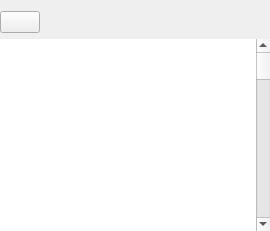
     <widget class="QWidget" name="tab_7">
      <attribute name="icon">
       <iconset theme="system-run">
        <normaloff>../../../../../../../../../../../../../../../../../../../../../../../../../../../../../../../../../../../../../../../../../../../../../../../../../../../../../../../../.designer/backup</normaloff>../../../../../../../../../../../../../../../../../../../../../../../../../../../../../../../../../../../../../../../../../../../../../../../../../../../../../../../../.designer/backup</iconset>
      </attribute>
      <attribute name="title">
       <string>Applications</string>
      </attribute>
      <layout class="QVBoxLayout" name="verticalLayout_4">
       <property name="leftMargin">
        <number>0</number>
       </property>
       <property name="rightMargin">
        <number>0</number>
       </property>
       <property name="bottomMargin">
        <number>0</number>
       </property>
       <item>
        <layout class="QHBoxLayout" name="procsToolbar">
         <item>
          <widget class="QPushButton" name="cmdProcsBack">
           <property name="enabled">
            <bool>true</bool>
           </property>
           <property name="text">
            <string/>
           </property>
           <property name="icon">
            <iconset theme="go-previous">
             <normaloff>../../../../../../../../../../../../../../../../../../../../../../../../../../../../../../../../../../../../../../../../../../../../../../../../../../../../../../../../../../../../../../../../../../../../../../../../../../.designer/backup</normaloff>../../../../../../../../../../../../../../../../../../../../../../../../../../../../../../../../../../../../../../../../../../../../../../../../../../../../../../../../../../../../../../../../../../../../../../../../../../.designer/backup</iconset>
           </property>
          </widget>
         </item>
         <item>
          <widget class="QLabel" name="procsLabel">
           <property name="sizePolicy">
            <sizepolicy hsizetype="Expanding" vsizetype="Preferred">
             <horstretch>0</horstretch>
             <verstretch>0</verstretch>
            </sizepolicy>
           </property>
           <property name="styleSheet">
            <string notr="true"/>
           </property>
           <property name="text">
            <string/>
           </property>
           <property name="textInteractionFlags">
            <set>Qt::TextInteractionFlag::LinksAccessibleByMouse|Qt::TextInteractionFlag::TextSelectableByKeyboard|Qt::TextInteractionFlag::TextSelectableByMouse</set>
           </property>
          </widget>
         </item>
         <item>
          <widget class="QPushButton" name="cmdProcDetails">
           <property name="text">
            <string/>
           </property>
           <property name="icon">
            <iconset theme="system-search">
             <normaloff>../../../../../../../../../../../../../../../../../../../../../../../../../../../../../../../../../../../../../../../../../../../../../../../../../../../../../../../../.designer/backup</normaloff>../../../../../../../../../../../../../../../../../../../../../../../../../../../../../../../../../../../../../../../../../../../../../../../../../../../../../../../../.designer/backup</iconset>
           </property>
           <property name="flat">
            <bool>true</bool>
           </property>
          </widget>
         </item>
        </layout>
       </item>
       <item>
        <layout class="QHBoxLayout" name="horizontalLayout_11">
         <property name="spacing">
          <number>0</number>
         </property>
         <item>
          <widget class="GenericTableView" name="procsTable">
           <property name="frameShape">
            <enum>QFrame::Shape::NoFrame</enum>
           </property>
           <property name="frameShadow">
            <enum>QFrame::Shadow::Plain</enum>
           </property>
           <property name="autoScroll">
            <bool>false</bool>
           </property>
           <property name="selectionBehavior">
            <enum>QAbstractItemView::SelectionBehavior::SelectRows</enum>
           </property>
           <property name="horizontalScrollMode">
            <enum>QAbstractItemView::ScrollMode::ScrollPerPixel</enum>
           </property>
           <property name="showGrid">
            <bool>false</bool>
           </property>
           <property name="sortingEnabled">
            <bool>false</bool>
           </property>
           <property name="cornerButtonEnabled">
            <bool>true</bool>
           </property>
           <attribute name="horizontalHeaderStretchLastSection">
            <bool>true</bool>
           </attribute>
           <attribute name="verticalHeaderStretchLastSection">
            <bool>false</bool>
           </attribute>
          </widget>
         </item>
         <item>
          <widget class="QScrollBar" name="procsScrollBar">
           <property name="orientation">
            <enum>Qt::Vertical</enum>
           </property>
          </widget>
         </item>
        </layout>
       </item>
      </layout>
     </widget>
